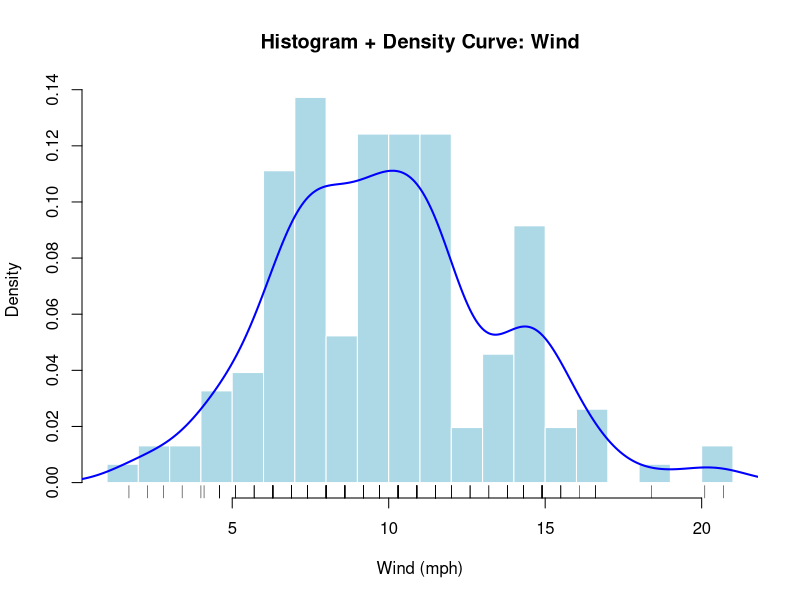
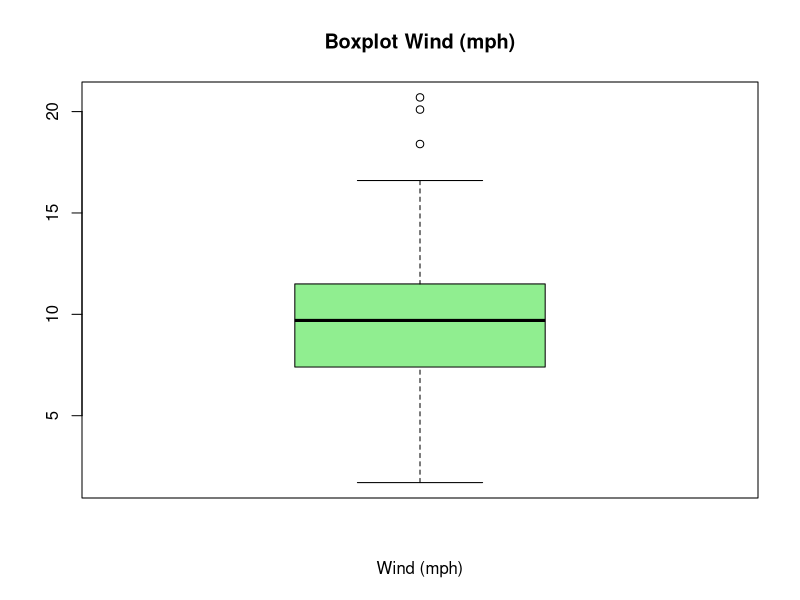
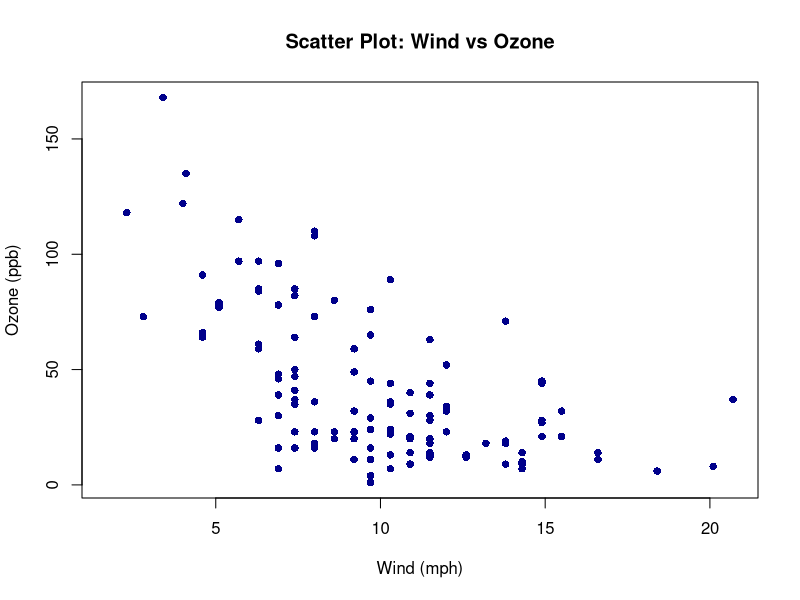
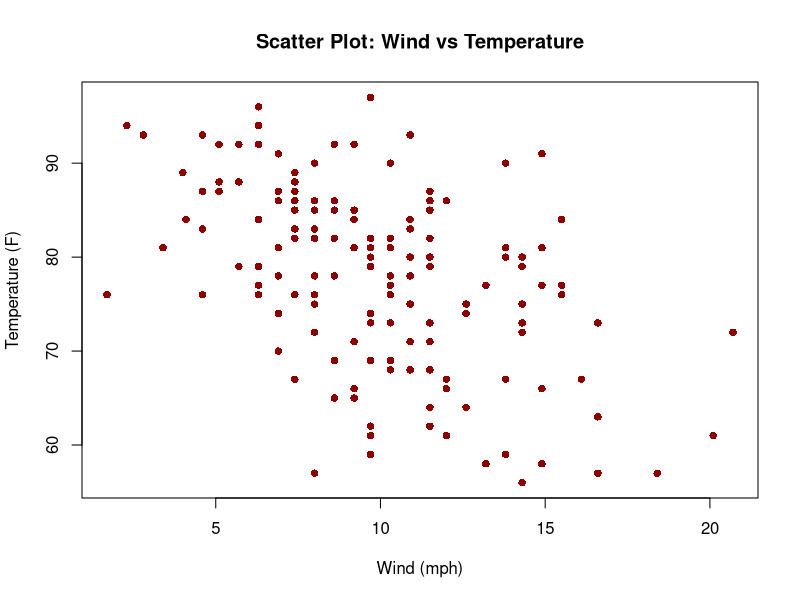
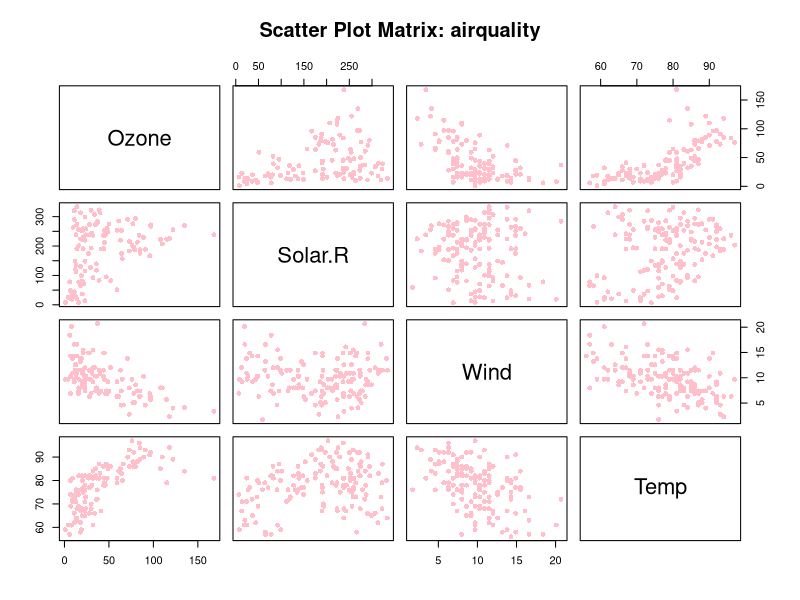

Write the R code that produced these figures, in order.
#  1. Membuka data airquality
airquality
# menampilkan struktur data
str(airquality)

# 2. HISTOGRAM + DENSITY CURVE UNTUK VARIABEL WIND
hist(airquality$Wind,
     probability = TRUE,
     breaks = 15,
     col = "lightblue",
     border = "white",
     xlab = "Wind (mph)",
     ylab = "Density",
     main = "Histogram + Density Curve: Wind")

# Menambahkan kurva density
dens_wind <- density(airquality$Wind, na.rm = TRUE)
lines(dens_wind, col = "blue", lwd = 2)

rug(airquality$Wind)

# 3. BOXPLOT DAN STEAM AND LEAF UNTUK VARIABEL WIND
boxplot(airquality$Wind,
        horiz = TRUE,
        col = "lightgreen",
        main = "Boxplot Wind (mph)",
        xlab = "Wind (mph)")

stem(airquality$Wind)
airquality

# 4. SCATTER PLOT
# Scatter plot Wind vs Ozone
plot(airquality$Wind, airquality$Ozone,
     pch = 16,
     col = "darkblue",
     xlab = "Wind (mph)",
     ylab = "Ozone (ppb)",
     main = "Scatter Plot: Wind vs Ozone")

# Scatter plot Wind vs Temp
plot(airquality$Wind, airquality$Temp,
     pch = 16,
     col = "darkred",
     xlab = "Wind (mph)",
     ylab = "Temperature (F)",
     main = "Scatter Plot: Wind vs Temperature")

# Scatter plot matrix untuk beberapa variabel
pairs(~ Ozone + Solar.R + Wind + Temp,
      data = airquality,
      pch = 16,
      col = "pink",
      main = "Scatter Plot Matrix: airquality")
